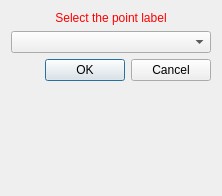
<?xml version="1.0" encoding="UTF-8"?>
<ui version="4.0">
 <class>FourChamberViewPointLabelSelect</class>
 <widget class="QWidget" name="FourChamberViewPointLabelSelect">
  <property name="geometry">
   <rect>
    <x>0</x>
    <y>0</y>
    <width>222</width>
    <height>196</height>
   </rect>
  </property>
  <property name="sizePolicy">
   <sizepolicy hsizetype="Preferred" vsizetype="Minimum">
    <horstretch>0</horstretch>
    <verstretch>0</verstretch>
   </sizepolicy>
  </property>
  <property name="minimumSize">
   <size>
    <width>0</width>
    <height>196</height>
   </size>
  </property>
  <property name="maximumSize">
   <size>
    <width>16777215</width>
    <height>196</height>
   </size>
  </property>
  <property name="windowTitle">
   <string>Set Values</string>
  </property>
  <layout class="QVBoxLayout" name="verticalLayout">
   <item>
    <widget class="QLabel" name="titleLabel">
     <property name="styleSheet">
      <string notr="true">QLabel { color: rgb(255, 0, 0) }</string>
     </property>
     <property name="text">
      <string>Select the point label</string>
     </property>
     <property name="alignment">
      <set>Qt::AlignCenter</set>
     </property>
    </widget>
   </item>
   <item>
    <widget class="QComboBox" name="m_comboBox"/>
   </item>
   <item>
    <widget class="QDialogButtonBox" name="m_ok_cancel_button">
     <property name="standardButtons">
      <set>QDialogButtonBox::Cancel|QDialogButtonBox::Ok</set>
     </property>
    </widget>
   </item>
   <item>
    <spacer name="verticalSpacer">
     <property name="orientation">
      <enum>Qt::Vertical</enum>
     </property>
     <property name="sizeHint" stdset="0">
      <size>
       <width>20</width>
       <height>40</height>
      </size>
     </property>
    </spacer>
   </item>
  </layout>
 </widget>
 <layoutdefault spacing="6" margin="11"/>
 <resources/>
 <connections/>
</ui>
